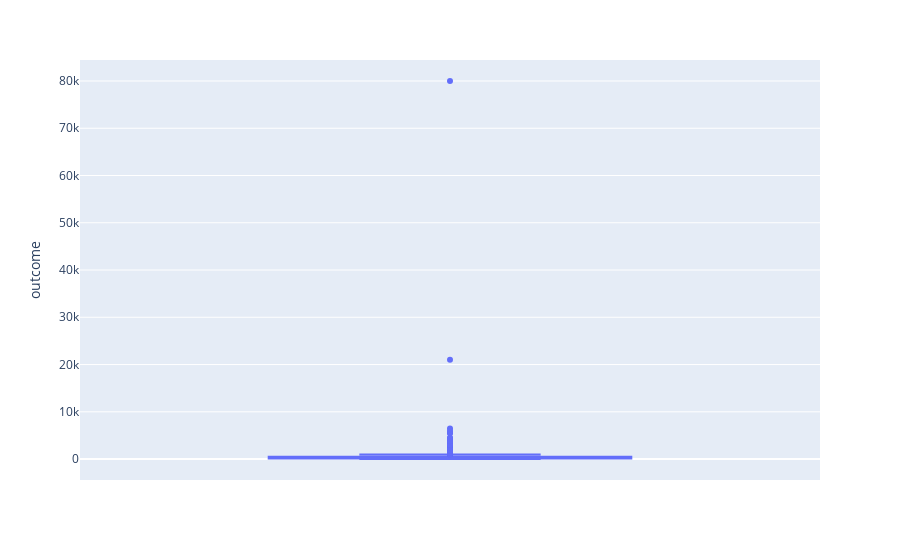

The cell this chart's notebook holds for it:
### Markdown cell above
## Посмотрим на выбросы в данных

### Code cell
px.box(data, y='outcome')

### Figure 1 — Plotly figure (JSON) as saved in the notebook; plotly's stock layout.template omitted (floating-point values rounded to 4 significant figures; data arrays with more than 128 entries replaced by an {"elided": "..."} marker saying what was removed)
{"data": [{"alignmentgroup": "True", "hovertemplate": "outcome=%{y}<extra></extra>", "legendgroup": "", "marker": {"color": "#636efa"}, "name": "", "notched": false, "offsetgroup": "", "orientation": "v", "showlegend": false, "type": "box", "x0": " ", "xaxis": "x", "y": {"elided": "1192 float values"}, "y0": " ", "yaxis": "y"}], "layout": {"boxmode": "group", "legend": {"tracegroupgap": 0}, "margin": {"t": 60}, "xaxis": {"anchor": "y", "domain": [0, 1]}, "yaxis": {"anchor": "x", "domain": [0, 1], "title": {"text": "outcome"}}}}
